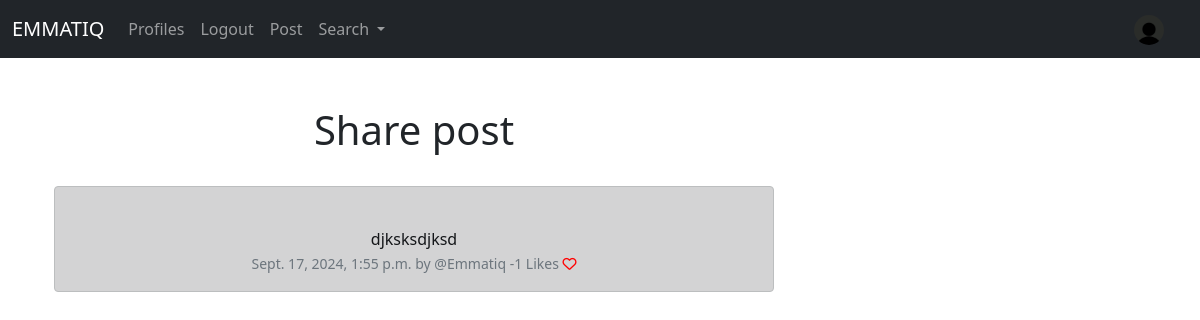
Page /share-post/28 (signed in) on the committed database.
### base/models.py (models this page shows, shortened)
class Post(models.Model):
    user= models.ForeignKey(
        User, related_name='posts',
        on_delete= models.DO_NOTHING
    )
    body= models.CharField(max_length=200)
    image= models.ImageField(upload_to=('static/images/'), blank=True, null=True)
    created_at= models.DateTimeField(auto_now_add=True)
    likes= models.ManyToManyField(User, related_name='post_like', blank= True)
    def number_of_likes(self):
        return self.likes.count()

### base/views.py (the view)
# urls.py: path('share-post/<int:pk>', views.share_post, name= 'share-post'),
def share_post(request, pk):
    post= get_object_or_404(Post, id=pk)
    if post:
        context={'post':post}
        return render(request, 'base/share_post.html', context)
    else:
        messages.success(request, ("this post does exist"))
        return redirect('home')

### base/templates/base/share_post.html (shortened to what this page needs)
{% extends "main.html" %}
{% load static %}
{% block content %}
<div class= "container text-center" >
    <div class= "row">
        <div class ="col-8">
<h1>Share post</h1>
<br/>
<div class="alert alert-dark" role="alert">
<div class= "container">
    <div class= "row">
       <div class= "col-1">
       </div>
       <div class="11">
    {{post.body}}<br/>
    <small class="text-muted">
        {{post.created_at}} by
        @{{post.user.username}}
        -{{post.number_of_likes}} Likes
        {% if user in post.likes.all %}
        <a href="{% url 'post-like' post.id %}">
            <i class="fa-solid fa-heart" style= "color: red"></i>
        </a>
        {%else%}
        <a href="{% url 'post-like' post.id %}">
            <i class="fa fa-heart-o" style= "color: red"></i>
        </a>
        {%endif%}
    </small>
</div><br/><br/>
        </div>
   </div>
</div>
</div>
<div class = "col-4">
</div>
{% endblock content %}

### rows in the picture
Post: body "djksksdjksd", created_at "Sept. 17, 2024, 1:55 p.m.", user.username "Emmatiq", number_of_likes "1"
